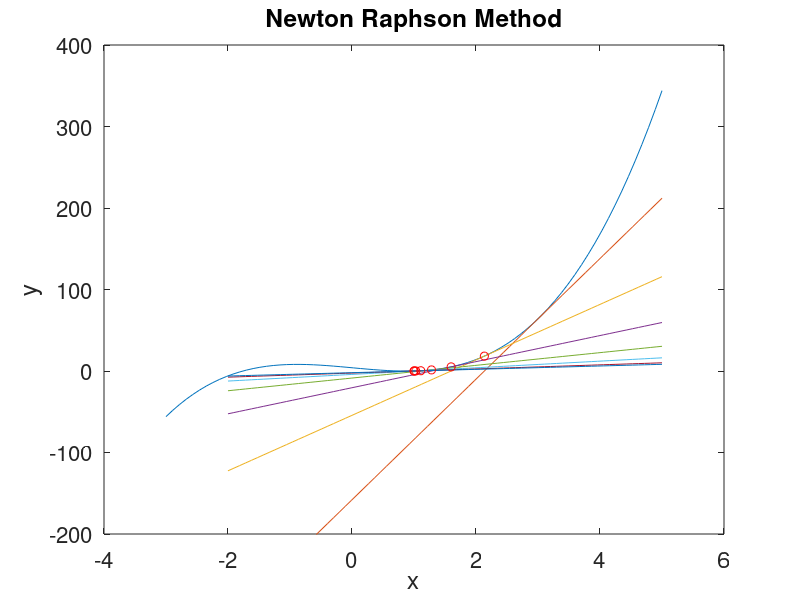

Write the MATLAB code that produced this figure.
 function retval = newton ()

     f = @(x) 3*x.^3 - 7*x + 4;
     df = @(x) 9*x.^2 - 7;

   x = linspace(-3,5,75);
   plot(x,f(x));
   hold on;

   x0 = 3;
   t = 1e-4;
   roots = [];
   it = 0;
   x = linspace(-2,5,75);
   while abs(f(x0)) > t

     x1 = x0 - f(x0)/df(x0)  ;
     roots = [roots; x1];

     y = @(x) (df(x0)*(x-x1))
     plot(x,y(x));
     x0 = x1;
     it++;

   endwhile

   fprintf('%d th iteration and the root is %f\n',it,roots(end));



   plot(roots,f(roots),'or');
   hold on;
   ylim([-200 400]);
   set(gca,"fontsize",16);
   title('Newton Raphson Method');
   xlabel('x');
   ylabel('y');
   hold on;







 endfunction
